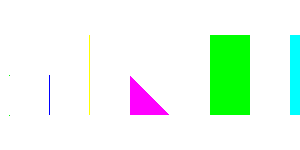

Recreate this plot in Python.
#!/usr/bin/env python

# Demonstrate vtkTriangleFilter on polydata containing vertices, lines,
# polygons, and triangle strips with per-cell colors.

# Factory overrides
import vtkmodules.vtkInteractionStyle  # noqa: F401
import vtkmodules.vtkRenderingOpenGL2  # noqa: F401

from vtkmodules.vtkCommonCore import (
    vtkPoints,
    vtkUnsignedCharArray,
)
from vtkmodules.vtkCommonDataModel import (
    vtkCellArray,
    vtkPolyData,
)
from vtkmodules.vtkFiltersCore import vtkTriangleFilter
from vtkmodules.vtkRenderingCore import (
    vtkActor,
    vtkPolyDataMapper,
    vtkRenderWindow,
    vtkRenderWindowInteractor,
    vtkRenderer,
)

# Build polydata with vertices, lines, polygons, and strips
points = vtkPoints()
points.SetNumberOfPoints(22)
points.SetPoint(0, 0, 0, 0)
points.SetPoint(1, 1, 0, 0)
points.SetPoint(2, 2, 0, 0)
points.SetPoint(3, 3, 0, 0)
points.SetPoint(4, 4, 0, 0)
points.SetPoint(5, 5, 0, 0)
points.SetPoint(6, 6, 0, 0)
points.SetPoint(7, 7, 0, 0)
points.SetPoint(8, 8, 0, 0)
points.SetPoint(9, 9, 0, 0)
points.SetPoint(10, 1, 1, 0)
points.SetPoint(11, 2, 1, 0)
points.SetPoint(12, 3, 1, 0)
points.SetPoint(13, 4, 1, 0)
points.SetPoint(14, 6, 1, 0)
points.SetPoint(15, 8, 1, 0)
points.SetPoint(16, 9, 1, 0)
points.SetPoint(17, 3, 2, 0)
points.SetPoint(18, 6, 2, 0)
points.SetPoint(19, 7, 2, 0)
points.SetPoint(20, 8, 2, 0)
points.SetPoint(21, 9, 2, 0)

input_polydata = vtkPolyData()
input_polydata.SetPoints(points)

# Vertices
verts = vtkCellArray()
verts.InsertNextCell(1)
verts.InsertCellPoint(0)
verts.InsertNextCell(2)
verts.InsertCellPoint(1)
verts.InsertCellPoint(10)
input_polydata.SetVerts(verts)

# Lines
lines = vtkCellArray()
lines.InsertNextCell(2)
lines.InsertCellPoint(2)
lines.InsertCellPoint(11)
lines.InsertNextCell(3)
lines.InsertCellPoint(3)
lines.InsertCellPoint(12)
lines.InsertCellPoint(17)
input_polydata.SetLines(lines)

# Polygons
polys = vtkCellArray()
polys.InsertNextCell(3)
polys.InsertCellPoint(4)
polys.InsertCellPoint(5)
polys.InsertCellPoint(13)
polys.InsertNextCell(5)
polys.InsertCellPoint(6)
polys.InsertCellPoint(7)
polys.InsertCellPoint(19)
polys.InsertCellPoint(18)
polys.InsertCellPoint(14)
input_polydata.SetPolys(polys)

# Triangle strips
strips = vtkCellArray()
strips.InsertNextCell(6)
strips.InsertCellPoint(8)
strips.InsertCellPoint(9)
strips.InsertCellPoint(15)
strips.InsertCellPoint(16)
strips.InsertCellPoint(20)
strips.InsertCellPoint(21)
input_polydata.SetStrips(strips)

# Per-cell colors
colors = vtkUnsignedCharArray()
colors.SetNumberOfComponents(4)
colors.SetNumberOfTuples(7)
colors.SetTuple4(0, 255, 0, 0, 255)
colors.SetTuple4(1, 0, 255, 0, 255)
colors.SetTuple4(2, 0, 0, 255, 255)
colors.SetTuple4(3, 255, 255, 0, 255)
colors.SetTuple4(4, 255, 0, 255, 255)
colors.SetTuple4(5, 0, 255, 0, 255)
colors.SetTuple4(6, 0, 255, 255, 255)
input_polydata.GetCellData().SetScalars(colors)

# Triangle filter
triangle_filter = vtkTriangleFilter()
triangle_filter.SetInputData(input_polydata)

mapper = vtkPolyDataMapper()
mapper.SetInputConnection(triangle_filter.GetOutputPort())

actor = vtkActor()
actor.SetMapper(mapper)

# Renderer
renderer = vtkRenderer()
renderer.AddActor(actor)
renderer.SetBackground(1, 1, 1)

# Window
render_window = vtkRenderWindow()
render_window.AddRenderer(renderer)
render_window.SetSize(300, 150)
render_window.SetWindowName("triangle basic")

# Scene
renderer.ResetCamera()
renderer.GetActiveCamera().Zoom(2.5)

# Interactor
interactor = vtkRenderWindowInteractor()
interactor.SetRenderWindow(render_window)

interactor.Initialize()
interactor.Start()
